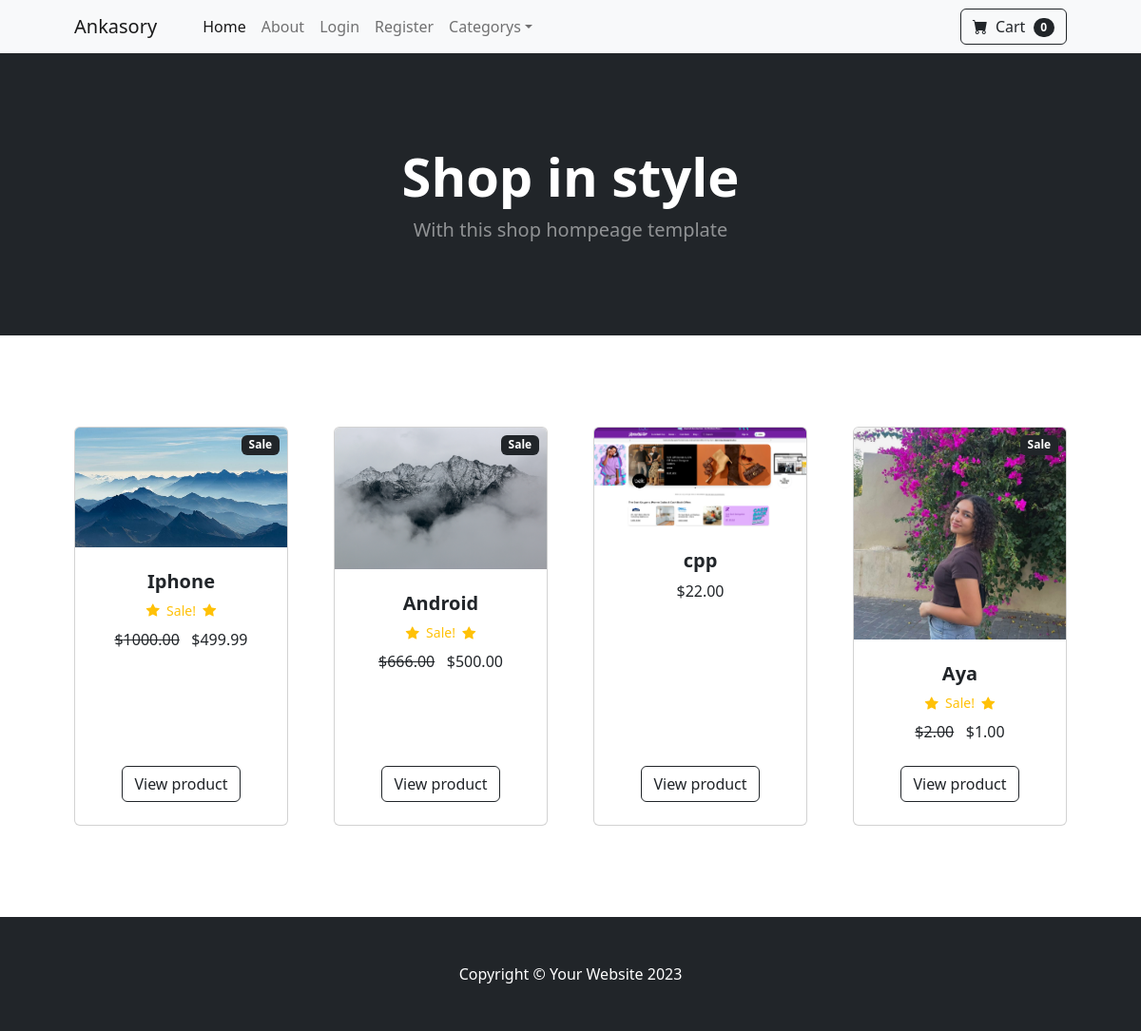
The app's page /, older data.
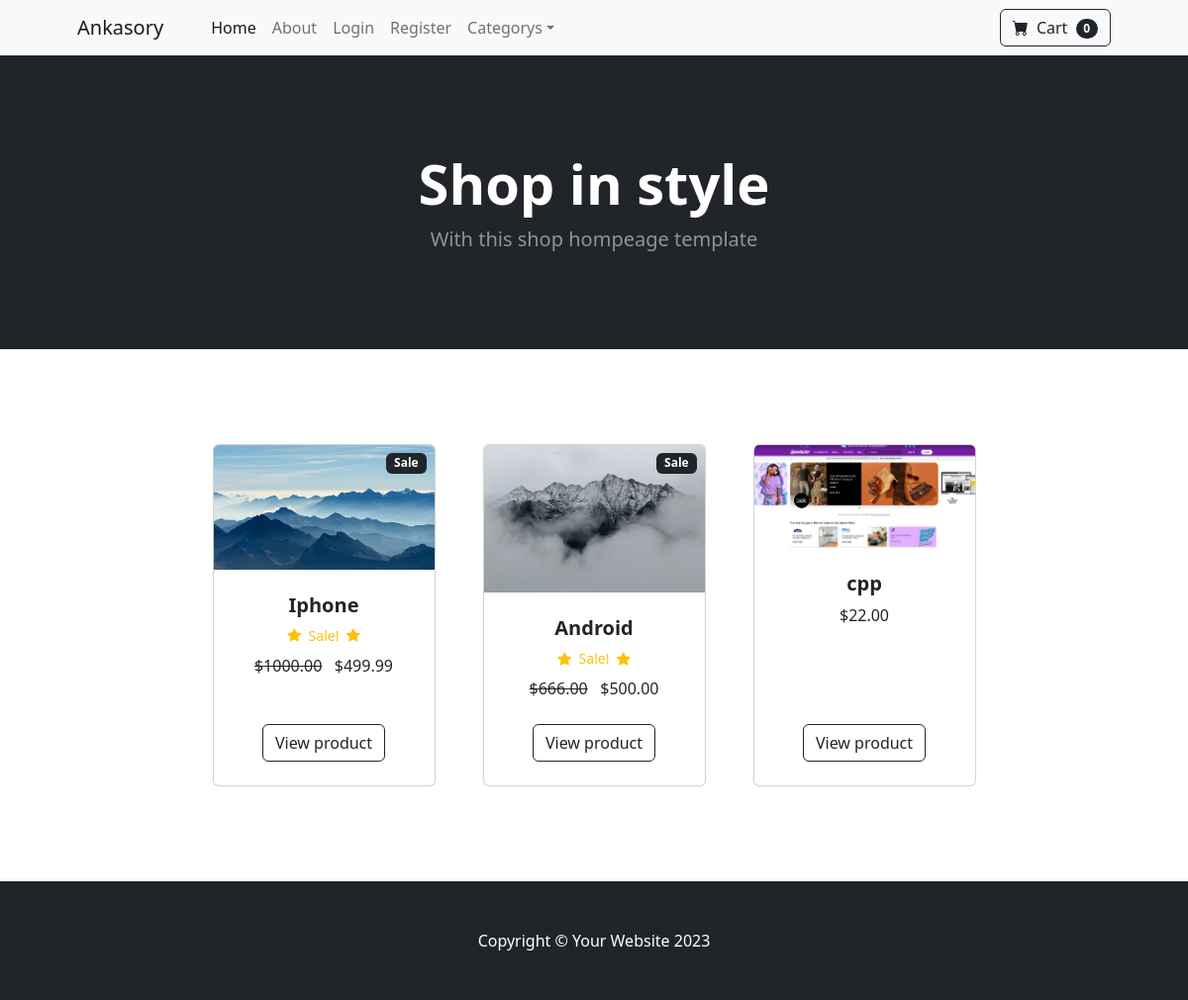
The same page, newer data.
### Store/models.py (models this page shows, shortened)
class Product(models.Model):
    name=models.CharField(max_length=50)
    price=models.DecimalField(default=0,decimal_places=2,max_digits=6)
    description=models.CharField(max_length=200,default='',blank=True,null=True)
    category=models.ForeignKey(Category,on_delete=models.CASCADE,default=1)
    image=models.ImageField(upload_to='uploads/product/')
    is_sale=models.BooleanField(default=False)
    sale_price=models.DecimalField(default=0,decimal_places=2,max_digits=6)

### Store/views.py (the view)
# urls.py: 2. Add a URL to urlpatterns:  path('', views.home, name='home')
def home(request):
    products = Product.objects.all()
    return render(request, 'home.html',{'products':products})

### Cart/cart.py (called while the page is built)
    def __len__(self):
        return len(self.cart)

### Cart/context_processors.py (called while the page is built)
def cart(request):
    return {'cart':Cart(request)}

### Store/templates/home.html
{% extends "base.html" %} {% block content %}
<header class="bg-dark py-5">
  <div class="container px-4 px-lg-5 my-5">
    <div class="text-center text-white">
      <h1 class="display-4 fw-bolder">Shop in style</h1>
      <p class="lead fw-normal text-white-50 mb-0">
        With this shop hompeage template
      </p>
    </div>
  </div>
</header>
<section class="py-5">
  <div class="container px-4 px-lg-5 mt-5">
    <div
      class="row gx-4 gx-lg-5 row-cols-2 row-cols-md-3 row-cols-xl-4 justify-content-center"
    >
      {%for product in products%} {%if product.is_sale%}
      <div class="col mb-5">
        <div class="card h-100">
          <div
            class="badge bg-dark text-white position-absolute"
            style="top: 0.5rem; right: 0.5rem"
          >
            Sale
          </div>
          <img class="card-img-top" src="{{product.image.url}}" alt="..." />
          <div class="card-body p-4">
            <div class="text-center">
              <h5 class="fw-bolder">{{product.name}}</h5>
              <div
                class="d-flex justify-content-center small text-warning mb-2"
              >
                <div class="bi-star-fill"></div>
                &nbsp;&nbsp;Sale!&nbsp;&nbsp;
                <div class="bi-star-fill"></div>
              </div>
              <strike>${{product.price}}</strike>
              &nbsp; ${{product.sale_price}}
            </div>
          </div>
          <div class="card-footer p-4 pt-0 border-top-0 bg-transparent">
            <div class="text-center">
              <a
                class="btn btn-outline-dark mt-auto"
                href="{% url 'product' product.id %}"
                >View product</a
              >
            </div>
          </div>
        </div>
      </div>
      {%else%}
      <div class="col mb-5">
        <div class="card h-100">
          <img class="card-img-top" src="{{product.image.url}}" alt="..." />
          <div class="card-body p-4">
            <div class="text-center">
              <h5 class="fw-bolder">{{product.name}}</h5>
              ${{product.price}}
            </div>
          </div>
          <div class="card-footer p-4 pt-0 border-top-0 bg-transparent">
            <div class="text-center">
              <a
                class="btn btn-outline-dark mt-auto"
                href="{% url 'product' product.id %}"
                >View product</a
              >
            </div>
          </div>
        </div>
      </div>
      {%endif%} {% endfor %}
    </div>
  </div>
</section>
{% endblock %}

### Store/templates/base.html (shortened to what this page needs)
{% load static %}
<!DOCTYPE html>
<html lang="en">
  <head>
    <link
      href="https://cdn.jsdelivr.net/npm/bootstrap-icons@1.5.0/font/bootstrap-icons.css"
      rel="stylesheet"
    />
    <link href="{% static 'css/styles.css' %}" rel="stylesheet" />
  </head>
  <body>
    {% include 'navbar.html'%}  {% block content %} {% endblock %}
    <footer class="py-5 bg-dark">
      <div class="container">
        <p class="m-0 text-center text-white">
          Copyright &copy; Your Website 2023
        </p>
      </div>
    </footer>
  </body>
</html>

### Store/templates/navbar.html (shortened to what this page needs)
<nav class="navbar navbar-expand-lg navbar-light bg-light">
    <div class="container px-4 px-lg-5">
      <a class="navbar-brand" href="{% url 'home'%}">Ankasory</a>
      <div class="collapse navbar-collapse" id="navbarSupportedContent">
        <ul class="navbar-nav me-auto mb-2 mb-lg-0 ms-lg-4">
          <li class="nav-item">
            <a class="nav-link active" aria-current="page" href="{% url 'home'%}">Home</a>
          </li>
          <li class="nav-item"><a class="nav-link" href="{% url 'about'%}">About</a></li>
          {% if user.is_authenticated %}
          <li class="nav-item"><a class="nav-link" href="{% url 'logout'%}">Logout</a></li>
          <li class="nav-item"><a class="nav-link" href="{% url 'update_user'%}">Update Profile</a></li>
          {% else %}
          <li class="nav-item"><a class="nav-link" href="{% url 'login'%}">Login</a></li>
          <li class="nav-item"><a class="nav-link" href="{% url 'register'%}">Register</a></li>
          {% endif %}
          <li class="nav-item dropdown">
            <a
              class="nav-link dropdown-toggle"
              id="navbarDropdown"
              href="#"
              role="button"
              data-bs-toggle="dropdown"
              aria-expanded="false"
              >Categorys</a
            >
          </li>
        </ul>
        <form class="d-flex">
          <a href="{% url 'cart_summary' %}" class="btn btn-outline-dark"> <i class="bi-cart-fill me-1"></i>
            Cart
            <span class="badge bg-dark text-white ms-1 rounded-pill" id="cart_quantity">{{ cart|length}}</span></a>
        </form>
      </div>
    </div>
  </nav>

Row changes from the older to the newer data that the page shows:
removed Product: image (picture), name "Aya", price "2.00", sale_price "1.00"
